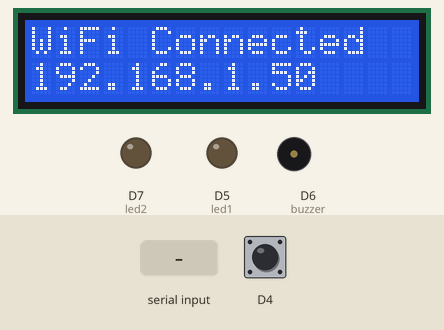
Recording of a sketch running on a simulated ESP8266 (NodeMCU). On the bench: 16×2 character LCD, output pins drawn as LEDs (lit = HIGH), buzzer (waves = sounding, pin HIGH). The test bench sets the inputs (shaded band); at power-on: D4 HIGH. WiFi joins after 1.5 s; servers stay silent unless stated; what the sketch prints to the serial monitor is not drawn.

Above: at 2.2 s.
At 5.3 s:
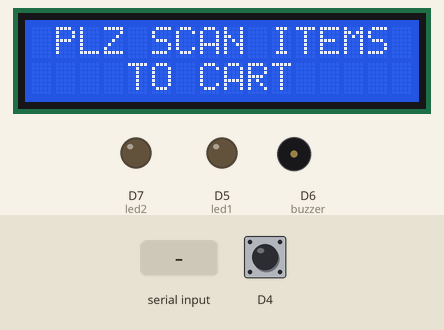
5.4 s: "03007C4D2517" received over Serial
At 6.6 s:
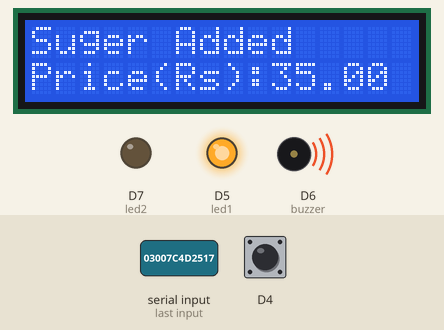
8.4 s: "1" received over Serial
At 9.2 s:
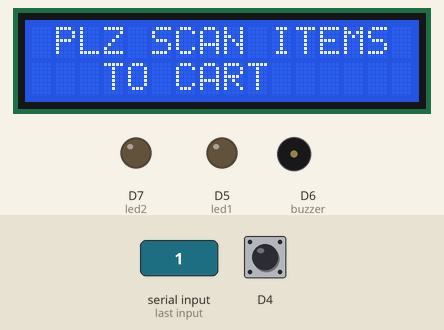
Timing chart, 0 to 11.4 s (numbered marks = the images above; inputs shaded):
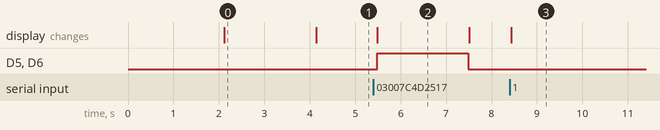

Measured:
- after the input at 5.4 s, D5 (led1), D6 (buzzer): LOW → HIGH after 0.09 s, → LOW 2.0 s later; the display: changes after 0.09 s (image 2)
- after the input at 8.4 s, the display: changes at once (image 3)
- what the display in image 0 shows lasts 2.0 s, from 2.1 s to 4.1 s

The sketch:

mini.ino
```cpp
#include<ESP8266WiFi.h>
#include<WiFiClient.h>
#include<ESP8266WebServer.h>
#include<LiquidCrystal_I2C.h>
#include<Wire.h>
void printDetail(uint8_t type, int value);
LiquidCrystal_I2C lcd(0x3f, 16, 2);
const char* ssid = "justdo";
const char* password = "@12345";
ESP8266WebServer server(80);
String page = "";
char input[12];
int count = 0;
int a;
int p1 = 0, p2 = 0, p3 = 0, p4 = 0;
int c1 = 0, c2 = 0, c3 = 0, c4 = 0;

double total = 0;
int count_prod = 0;

int led1 = D5;
int led2 = D7;
int buzzer = D6;
void setup()
{
  Serial.begin(115200);
  pinMode(D4, INPUT_PULLUP);
  pinMode(led1, OUTPUT);
  pinMode(led2, OUTPUT);
  pinMode(buzzer, OUTPUT);

  Serial.begin(9600);

  WiFi.begin(ssid, password);
  Wire.begin(D2, D1);

  lcd.begin();
  lcd.backlight();
  lcd.setCursor(0, 0);
  lcd.print("WELCOME TO");
  lcd.setCursor(0, 1);
  lcd.print("SMART TROLLY");
  delay(2000);
  lcd.clear();
  while (WiFi.status() != WL_CONNECTED)
  {
    delay(500);
    lcd.setCursor(3, 0);
    lcd.print("WiFi Connecting...  ");
  }
  Serial.print(WiFi.localIP());
  lcd.setCursor(0, 0);
  lcd.print("WiFi Connected");
  lcd.setCursor(0, 1);
  lcd.print(WiFi.localIP());
  delay(2000);
  lcd.clear();
  lcd.setCursor(0, 0);
  lcd.print(" PLZ SCAN ITEMS");
  lcd.setCursor(0, 1);
  lcd.print("    TO CART");
  server.on("/", []()
  {
    page = "<html><head><title>Smart Shopping Cart</title></head><style type=\"text/css\">";
    page += "table{border-collapse: collapse;}th {background-color: #4444db ;color: white;}table,td {border: 4px solid black;font-size: x-large;";
    page += "text-align:center;border-style: groove;border-color: rgb(255,0,0);}</style><body><center>";
    page += "<h1>Welcome To Smart Cart Trolly</h1><br><br><table style=\"width: 1200px;height: 450px;\"><tr>";
    page += "<th>ITEMS</th><th>QUANTITY</th><th>COST</th></tr><tr><td>Suger</td><td>" + String(p1) + "</td><td>" + String(c1) + "</td></tr>";
    page += "<tr><td>Milk</td><td>" + String(p2) + "</td><td>" + String(c2) + "</td></tr><tr><td>Biscuits</td><td>" + String(p3) + "</td><td>" + String(c3) + "</td>";
    page += "</tr><tr><td>Dairy Mlik</td><td>" + String(p4) + "</td><td>" + String(c4) + "</td></tr><tr><th>Grand Total</th><th>" + String(count_prod) + "</th><th>" + String(total) + "</th>";
    page += "</tr></table><br><input type=\"button\" name=\"Pay Online Now\" value=\"Pay Online Now\" style=\"width: 200px;height: 50px\"></center></body></html>";
    page += "<meta http-equiv=\"refresh\" content=\"2\">";
    server.send(200, "text/html", page);
  });
  server.begin();
}
void loop() {
  int a = digitalRead(D4);
  if (Serial.available()) {
    count = 0;
    while (Serial.available() && count < 12) {
      input[count] = Serial.read();
      count++;
      delay(5);
    }
    if (count == 12) {
      if ((strncmp(input, "03007C4D2517", 12) == 0) && (a == 1)) {
        lcd.clear();
        lcd.setCursor(0, 0);
        lcd.print("Suger Added");
        lcd.setCursor(0, 1);
        lcd.print("Price(Rs):35.00");
        p1++;
        digitalWrite(led1, HIGH);
        digitalWrite(buzzer, HIGH);
        delay(2000);
        total = total + 35.00;
        count_prod++;
        digitalWrite(led1, LOW);
        digitalWrite(buzzer, LOW);
        lcd.clear();
        lcd.setCursor(0, 0);
        lcd.print("Total Price:-");
        lcd.setCursor(0, 1);
        lcd.print(total);

      } else if ((strncmp(input, "03007C4D2517", 12) == 0) && (a == 0)) {
        if (p1 > 0) {
          lcd.clear();
          lcd.setCursor(0, 0);
          lcd.print("Suger Removed");
          digitalWrite(led2, HIGH);
          digitalWrite(buzzer, HIGH);
          delay(2000);
          p1--;
          total = total - 35.00;
          count_prod--;
          digitalWrite(led2, LOW);
          digitalWrite(buzzer, LOW);
          lcd.clear();
          lcd.setCursor(0, 0);
          lcd.print("Total Price:-");
          lcd.setCursor(0, 1);
          lcd.print(total);
        } else {
          lcd.clear();
          lcd.setCursor(0, 0);
          lcd.print(" PLZ SCAN ITEMS");
          lcd.setCursor(0, 1);
          lcd.print("   TO CART");
        }
      }
      else {
        lcd.clear();
        lcd.setCursor(0, 0);
        lcd.print(" PLZ SCAN ITEMS");
        lcd.setCursor(0, 1);
        lcd.print("   TO CART");
      }
    }
    else {
      lcd.clear();
      lcd.setCursor(0, 0);
      lcd.print(" PLZ SCAN ITEMS");
      lcd.setCursor(0, 1);
      lcd.print("   TO CART");
    }
  }
server.handleClient();
}
```
